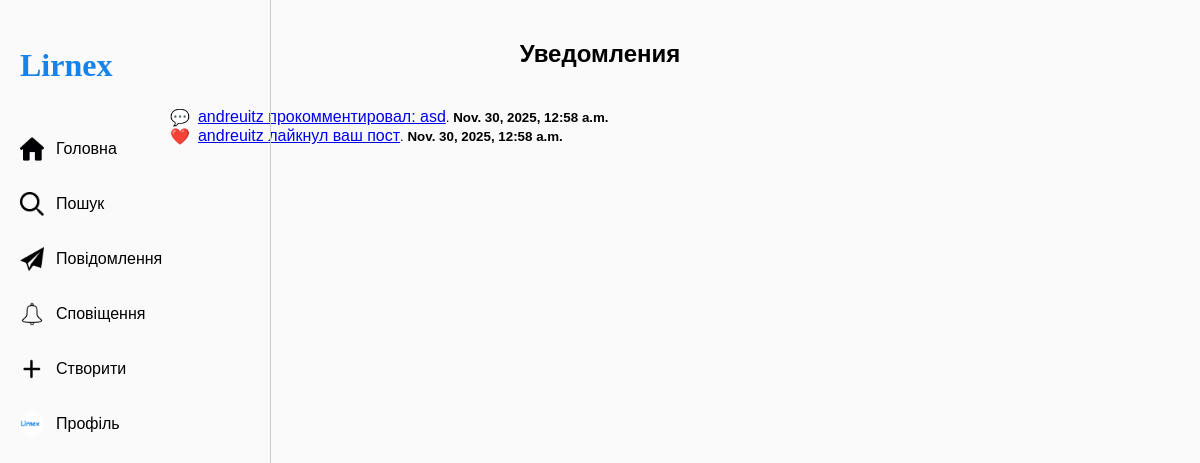
The app's page /notifications/ (signed in), older data.
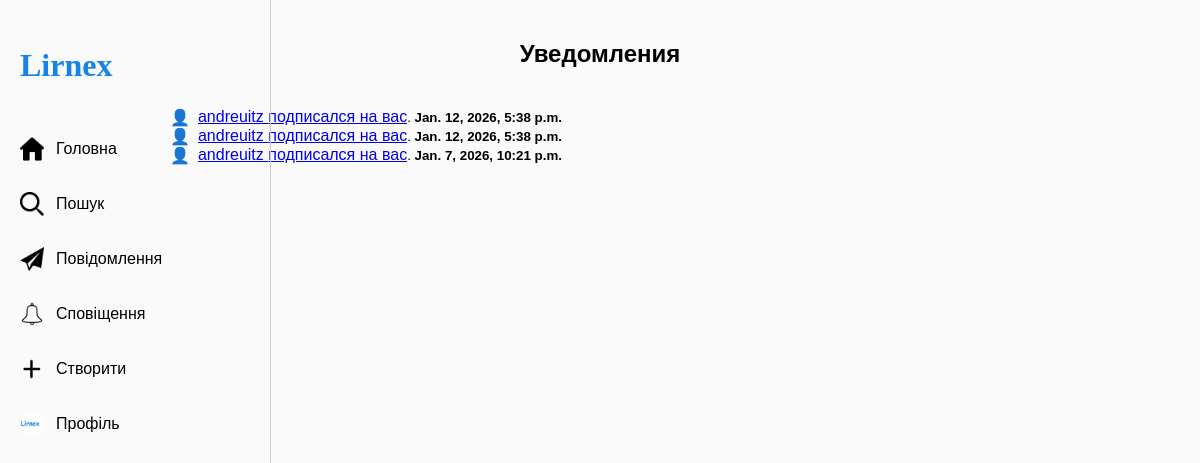
The same page, newer data.
### basic/models.py (models this page shows, shortened)
class Notification(models.Model):
    NOTIF_TYPES = (
        ('like', 'Like'),
        ('comment', 'Comment'),
        ('follow', 'Follow'),
    )
    to_user = models.ForeignKey(User, related_name='notifications', on_delete=models.CASCADE)
    from_user = models.ForeignKey(User, related_name='sent_notifications', on_delete=models.CASCADE)
    notif_type = models.CharField(max_length=20, choices=NOTIF_TYPES)
    post = models.ForeignKey("Post", null=True, blank=True, on_delete=models.CASCADE)
    text = models.TextField(blank=True)
    created_at = models.DateTimeField(auto_now_add=True)
    is_read = models.BooleanField(default=False)

### basic/views.py (the view)
# urls.py: path("notifications/", views.NotificationsView.as_view(), name="notifications"),
class NotificationsView(LoginRequiredMixin, View):
    def get(self, request):
        notifications = request.user.notifications.order_by('-created_at')
        notifications.filter(is_read=False).update(is_read=True)
        return render(request, "basic/notifications.html", {"notifications": notifications})

### basic/context_processors.py (called while the page is built)
def unread_notifications(request):
    if request.user.is_authenticated:
        return {
            'unread_notifications': Notification.objects.filter(
                to_user=request.user,
                is_read=False
            ).count()
        }
    return {}

### basic/templates/basic/notifications.html (shortened to what this page needs)
{% extends 'basic/home.html' %}
{% block content %}
<div class="heading"><h2>Уведомления</h2></div>
<div class="notifications">
{% for n in notifications %}
<div class="notif {% if not n.is_read %}new{% endif %}">
    <div class="notif-back">
        {% if n.notif_type == "like" %}
            ❤️ <a href="{% url 'basic:post_detail' n.post.pk %}">{{ n.from_user.username }}  лайкнул ваш пост</a>
        {% elif n.notif_type == "comment" %}
            💬
<a href="{% url 'basic:post_detail' n.post.pk %}">
    {{ n.text }}
</a>
        {% elif n.notif_type == "follow" %}
            👤 <a href="{% url 'user:profile' n.from_user.username %}">{{ n.from_user.username }}  подписался на вас</a>
        {% endif %}
    </div>
    <small>  . <strong>{{ n.created_at }}</strong></small>
</div>
{% empty %}
<p>Пока нет уведомлений</p>
{% endfor %}
</div>
{% endblock %}

Row changes from the older to the newer data that the page shows:
removed Notification: text "andreuitz прокомментировал: asd", created_at "Nov. 30, 2025, 12:58 a.m."
removed Notification: from_user.username "andreuitz", created_at "Nov. 30, 2025, 12:58 a.m."
added Notification: from_user.username "andreuitz", created_at "Jan. 12, 2026, 5:38 p.m."
added Notification: from_user.username "andreuitz", created_at "Jan. 12, 2026, 5:38 p.m."
added Notification: from_user.username "andreuitz", created_at "Jan. 7, 2026, 10:21 p.m."
